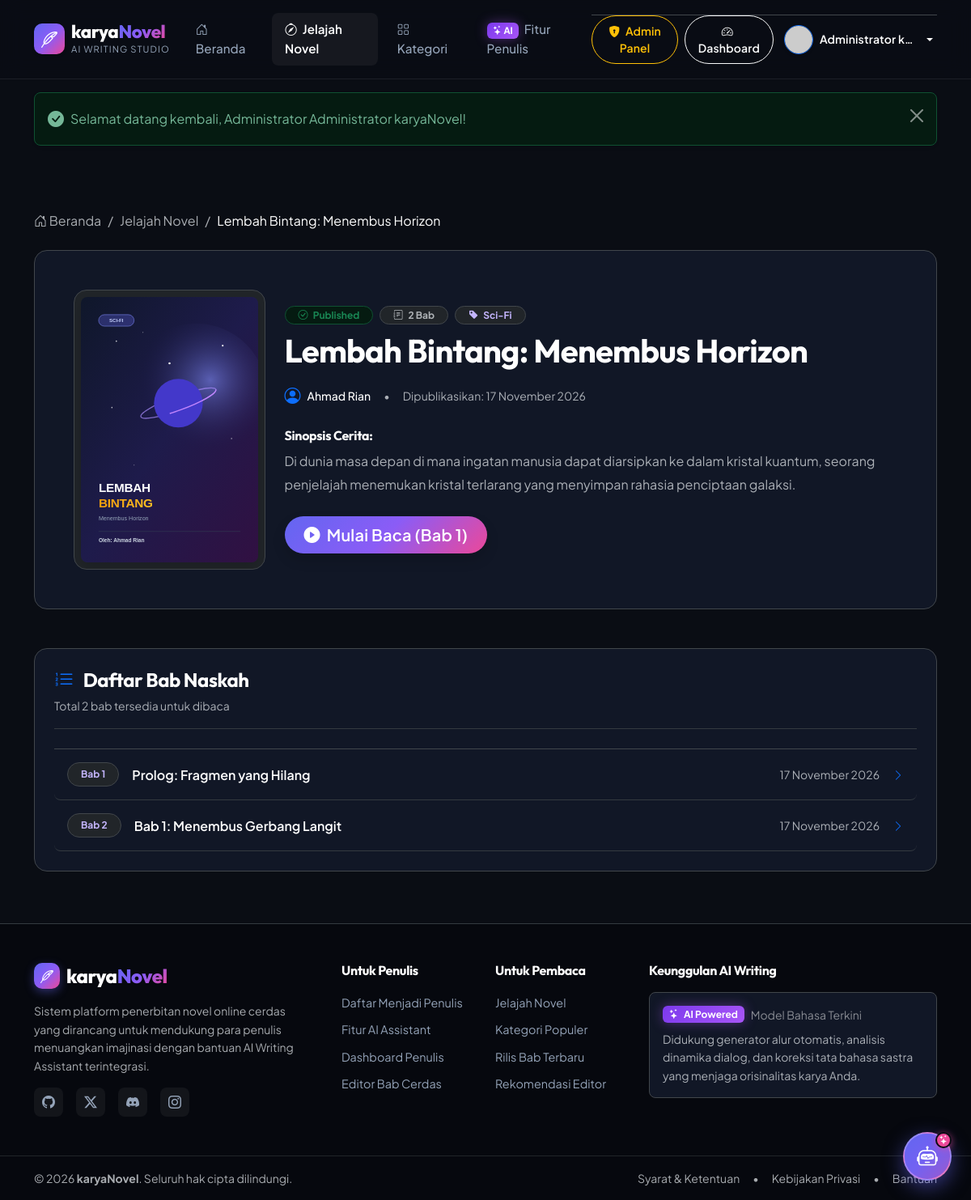
/novel/detail/1 (signed in), run on the app's committed database.
### tables this page shows
CREATE TABLE `novels` (
    `id` INT AUTO_INCREMENT PRIMARY KEY,
    `user_id` INT NOT NULL,
    `title` VARCHAR(200) NOT NULL,
    `synopsis` TEXT NOT NULL,
    `genre` VARCHAR(100) NOT NULL,
    `cover` VARCHAR(255) NULL,
    `status` ENUM('draft', 'published') DEFAULT 'draft',
    `created_at` TIMESTAMP DEFAULT CURRENT_TIMESTAMP,
    `updated_at` TIMESTAMP DEFAULT CURRENT_TIMESTAMP ON UPDATE CURRENT_TIMESTAMP,
    CONSTRAINT `fk_novels_user` FOREIGN KEY (`user_id`) REFERENCES `users` (`id`) ON DELETE CASCADE,
    INDEX `idx_novels_user_id` (`user_id`),
    INDEX `idx_novels_status` (`status`),
    INDEX `idx_novels_genre` (`genre`)
);

CREATE TABLE `users` (
    `id` INT AUTO_INCREMENT PRIMARY KEY,
    `name` VARCHAR(100) NOT NULL,
    `email` VARCHAR(150) NOT NULL UNIQUE,
    `phone` VARCHAR(25) NULL,
    `password` VARCHAR(255) NOT NULL,
    `otp_code` VARCHAR(10) NULL,
    `otp_expiry` DATETIME NULL,
    `is_verified` TINYINT(1) DEFAULT 1,
    `role` ENUM('pembaca', 'penulis', 'admin', 'user') DEFAULT 'pembaca',
    `created_at` TIMESTAMP DEFAULT CURRENT_TIMESTAMP,
    `updated_at` TIMESTAMP DEFAULT CURRENT_TIMESTAMP ON UPDATE CURRENT_TIMESTAMP,
    INDEX `idx_users_email` (`email`),
    INDEX `idx_users_phone` (`phone`),
    INDEX `idx_users_role` (`role`)
);

CREATE TABLE `chapters` (
    `id` INT AUTO_INCREMENT PRIMARY KEY,
    `novel_id` INT NOT NULL,
    `title` VARCHAR(200) NOT NULL,
    `content` LONGTEXT NOT NULL,
    `chapter_order` INT NOT NULL DEFAULT 1,
    `status` ENUM('draft', 'published') DEFAULT 'draft',
    `created_at` TIMESTAMP DEFAULT CURRENT_TIMESTAMP,
    `updated_at` TIMESTAMP DEFAULT CURRENT_TIMESTAMP ON UPDATE CURRENT_TIMESTAMP,
    CONSTRAINT `fk_chapters_novel` FOREIGN KEY (`novel_id`) REFERENCES `novels` (`id`) ON DELETE CASCADE,
    INDEX `idx_chapters_novel_order` (`novel_id`, `chapter_order`),
    INDEX `idx_chapters_status` (`status`)
);

### app/controllers/NovelController.php (called while the page is built, shortened)
<?php
class NovelController extends Controller {
    private Novel $novelModel;
    private Chapter $chapterModel;
    public function __construct() {
        $this->novelModel = $this->model('Novel');
        $this->chapterModel = $this->model('Chapter');
    }
    public function detail($id = null): void {
        $novel = $this->novelModel->getWithAuthor((int)$id);
        $currentUser = Session::user();
        $isAuthor = ($currentUser && $novel && (int)$currentUser['id'] === (int)$novel['user_id']);
        $chapters = $this->chapterModel->getByNovel((int)$id, 'published');
        $data = [
            'pageTitle' => sanitize($novel['title']) . ' - karyaNovel',
            'novel' => $novel,
            'chapters' => $chapters,
            'isAuthor' => $isAuthor,
            'user' => $currentUser
        ];
        $this->view('novel/detail', $data, 'main');
    }
}

### app/core/App.php (called while the page is built, shortened)
<?php
class App {
    protected string $method = DEFAULT_METHOD;
    protected array $params = [];
    public function __construct() {
        $url = $this->parseUrl();
        if (!empty($url[0])) {
            $rawController = ucfirst($url[0]);
            $controllerName = $rawController . 'Controller';
            $controllerFile = APPROOT . DIRECTORY_SEPARATOR . 'controllers' . DIRECTORY_SEPARATOR . $controllerName . '.php';
            if (file_exists($controllerFile)) {
                unset($url[0]);
            } else {
                $this->renderNotFound("Halaman tidak ditemukan.");
                return;
            }
        }
        $this->controller = new $this->controller;
        $httpMethod = strtoupper($_SERVER['REQUEST_METHOD'] ?? 'GET');
        if (isset($url[1])) {
            if (is_numeric($url[1])) {
                $resourceId = (int)$url[1];
                unset($url[1]);
                if (isset($url[2]) && in_array(strtolower($url[2]), ['edit', 'delete', 'update', 'show', 'detail', 'chapters', 'read', 'publish', 'toggle_status'])) {
                    $actionMethod = strtolower($url[2]);
                    unset($url[2]);
                    if (method_exists($this->controller, $actionMethod)) {
                        $this->method = $actionMethod;
                    }
                } else {
                    if ($httpMethod === 'DELETE') {
                        if (method_exists($this->controller, 'delete')) {
                            $this->method = 'delete';
                        }
                    } elseif (in_array($httpMethod, ['POST', 'PUT', 'PATCH'])) {
                        if (method_exists($this->controller, 'update')) {
                            $this->method = 'update';
                        } elseif (method_exists($this->controller, 'edit')) {
                            $this->method = 'edit';
                        }
                    } else {
                        if (method_exists($this->controller, 'show')) {
                            $this->method = 'show';
                        } elseif (method_exists($this->controller, 'detail')) {
                            $this->method = 'detail';
                        }
                    }
                }
                $this->params = array_merge([$resourceId], $url ? array_values($url) : []);
            } else {
                $methodName = str_replace('-', '_', $url[1]);
                if (!str_starts_with($methodName, '_') && is_callable([$this->controller, $methodName])) {
                    $reflector = new ReflectionMethod($this->controller, $methodName);
                    if ($reflector->isPublic() && !$reflector->isConstructor() && !$reflector->isDestructor()) {
                        $this->method = $methodName;
                        unset($url[1]);
                        $this->params = $url ? array_values($url) : [];
                    } else {
                        $this->renderNotFound("Aksi/Method tidak ditemukan.");
                        return;
                    }
                } else {
                    $this->renderNotFound("Aksi/Method tidak ditemukan.");
                    return;
                }
            }
        }
        call_user_func_array([$this->controller, $this->method], $this->params);
    }
    protected function parseUrl(): array {
        $rawUrl = '';
        if (isset($_GET['url'])) {
            $rawUrl = $_GET['url'];
        }
        $rawUrl = trim($rawUrl, '/');
        if (!empty($rawUrl)) {
            $sanitized = filter_var($rawUrl, FILTER_SANITIZE_URL);
            return explode('/', $sanitized);
        }
        return [];
    }
}

### index.php (called while the page is built, shortened)
<?php
require_once __DIR__ . '/app/config/config.php';
require_once APPROOT . '/helpers/helpers.php';
require_once APPROOT . '/core/Database.php';
require_once APPROOT . '/core/Model.php';
require_once APPROOT . '/core/Controller.php';
require_once APPROOT . '/core/App.php';
$app = new App();

### app/core/Database.php (called while the page is built, shortened)
<?php
class Database {
    private static ?Database $instance = null;
    private ?PDO $dbh = null;
    private $stmt;
    private function __construct() {
        $port = defined('DB_PORT') ? DB_PORT : '3306';
        $dsn = 'mysql:host=' . DB_HOST . ';port=' . $port . ';dbname=' . DB_NAME . ';charset=' . DB_CHARSET;
        $options = [
            PDO::ATTR_PERSISTENT => true,
            PDO::ATTR_ERRMODE => PDO::ERRMODE_EXCEPTION,
            PDO::ATTR_DEFAULT_FETCH_MODE => PDO::FETCH_ASSOC,
            PDO::ATTR_EMULATE_PREPARES => false
        ];
        try {
            $this->dbh = new PDO($dsn, DB_USER, DB_PASS, $options);
        } catch (PDOException $e) {
            $this->error = $e->getMessage();
            if (ENVIRONMENT === 'development') {
                error_log("Database Connection Error: " . $this->error);
            }
        }
    }
    public static function getInstance(): Database {
        if (self::$instance === null) {
            self::$instance = new self();
        }
        return self::$instance;
    }
    public function query(string $sql): self {
        $this->stmt = $this->dbh->prepare($sql);
        return $this;
    }
    public function bind($param, $value, $type = null): self {
        if (is_null($type)) {
            $type = match (true) {
                is_int($value) => PDO::PARAM_INT,
                is_bool($value) => PDO::PARAM_BOOL,
                is_null($value) => PDO::PARAM_NULL,
                default => PDO::PARAM_STR
            };
        }
        $this->stmt->bindValue($param, $value, $type);
        return $this;
    }
    public function execute(): bool {
        return $this->stmt->execute();
    }
    public function resultSet(): array {
        $this->execute();
        return $this->stmt->fetchAll();
    }
    public function single() {
        $this->execute();
        return $this->stmt->fetch();
    }
}

### app/core/Model.php (called while the page is built, shortened)
<?php
abstract class Model {
    public function __construct() {
        $this->db = Database::getInstance();
    }
}

### app/models/Novel.php (called while the page is built, shortened)
<?php
class Novel extends Model {
    public function getWithAuthor(int $id): ?array {
        $this->db->query("
            SELECT n.*, u.name as author_name, u.email as author_email,
                   (SELECT COUNT(*) FROM chapters c WHERE c.novel_id = n.id AND c.status = 'published') as total_chapters,
                   (SELECT COUNT(*) FROM chapters c WHERE c.novel_id = n.id) as all_chapters_count
            FROM novels n
            JOIN users u ON n.user_id = u.id
            WHERE n.id = :id
            LIMIT 1
        ");
        $this->db->bind(':id', $id, PDO::PARAM_INT);
        $result = $this->db->single();
        return $result ?: null;
    }
}

### app/models/Chapter.php (called while the page is built, shortened)
<?php
class Chapter extends Model {
    public function getByNovel(int $novelId, ?string $status = null): array {
        $sql = "SELECT * FROM chapters WHERE novel_id = :novel_id";
        if ($status) {
            $sql .= " AND status = :status";
}
        $sql .= " ORDER BY chapter_order ASC, id ASC";
        $this->db->query($sql);
        $this->db->bind(':novel_id', $novelId, PDO::PARAM_INT);
        if ($status) {
            $this->db->bind(':status', $status);
}
        return $this->db->resultSet();
}
}

### app/views/novel/detail.php (the view, shortened to what this page needs)
<section class="py-5">
    <div class="container py-lg-3">
        <nav aria-label="breadcrumb" class="mb-4">
            <ol class="breadcrumb">
                <li class="breadcrumb-item"><a href="<?= base_url(); ?>" class="text-muted text-decoration-none"><i class="bi bi-house-door"></i> Beranda</a></li>
                <li class="breadcrumb-item"><a href="<?= base_url('novel'); ?>" class="text-muted text-decoration-none">Jelajah Novel</a></li>
                <li class="breadcrumb-item active text-white" aria-current="page"><?= sanitize($novel['title']); ?></li>
            </ol>
        </nav>
        <div class="card bg-card-dark rounded-4 p-4 p-lg-5 border border-secondary-subtle mb-5">
            <div class="row g-4 align-items-center">
                <?php $coverUrl = novel_cover_url($novel['cover'] ?? null); ?>
                <div class="col-md-4 col-lg-3 text-center">
                    <?php if ($coverUrl): ?>
                        <div class="novel-cover-detail rounded-4 overflow-hidden border border-secondary-subtle p-2 d-flex flex-column align-items-center justify-content-center bg-dark" style="min-height: 280px; max-height: 380px;">
                            <img src="<?= $coverUrl; ?>" alt="<?= sanitize($novel['title']); ?>" class="w-100 h-100 object-fit-cover rounded-3 shadow">
                        </div>
                    <?php endif; ?>
                </div>
                <div class="col-md-8 col-lg-9">
                    <div class="d-flex flex-wrap align-items-center gap-2 mb-2">
                        <span class="badge bg-success-subtle text-success border border-success-subtle rounded-pill px-3 py-1">
                            <i class="bi bi-check-circle me-1"></i> <?= ucfirst($novel['status']); ?>
                        </span>
                        <span class="badge bg-dark text-muted border border-secondary-subtle px-3 py-1 rounded-pill">
                            <i class="bi bi-journal-text me-1"></i> <?= $novel['total_chapters']; ?> Bab
                        </span>
                        <span class="badge bg-dark border border-secondary-subtle text-purple-light px-3 py-1 rounded-pill">
                            <i class="bi bi-tag-fill me-1"></i> <?= sanitize($novel['genre']); ?>
                        </span>
                    </div>
                    <h1 class="display-6 fw-bold text-white mb-3"><?= sanitize($novel['title']); ?></h1>
                    <div class="d-flex align-items-center gap-3 mb-4 text-muted small">
                        <div class="d-flex align-items-center gap-2">
                            <i class="bi bi-person-circle text-primary fs-5"></i>
                            <span class="text-white fw-medium"><?= sanitize($novel['author_name']); ?></span>
                        </div>
                        <span>•</span>
                        <span>Dipublikasikan: <?= format_date($novel['created_at']); ?></span>
                    </div>
                    <h6 class="text-white fw-bold mb-2">Sinopsis Cerita:</h6>
                    <p class="text-muted mb-4" style="line-height: 1.8;">
                        <?= nl2br(sanitize($novel['synopsis'])); ?>
                    </p>
                    <?php if (!empty($chapters)): ?>
                        <a href="<?= base_url('novels/' . $novel['id'] . '/read/' . $chapters[0]['id']); ?>" class="btn btn-primary-gradient btn-lg rounded-pill px-4 d-inline-flex align-items-center gap-2 shadow">
                            <i class="bi bi-play-circle-fill"></i> Mulai Baca (Bab 1)
                        </a>
                    <?php endif; ?>
                </div>
            </div>
        </div>
        <div class="card bg-card-dark rounded-4 p-4 border border-secondary-subtle">
            <div class="d-flex justify-content-between align-items-center mb-4 pb-3 border-bottom border-dark-subtle">
                <div>
                    <h4 class="fw-bold text-white mb-1"><i class="bi bi-list-ol text-primary me-2"></i> Daftar Bab Naskah</h4>
                    <span class="text-muted small">Total <?= count($chapters); ?> bab tersedia untuk dibaca</span>
                </div>
            </div>
            <?php if (empty($chapters)): ?>
                <div class="text-center py-5 text-muted">
                    <i class="bi bi-file-earmark-text fs-1 mb-2 d-block"></i>
                    <p class="mb-0">Belum ada bab yang dipublikasikan untuk novel ini.</p>
                </div>
            <?php else: ?>
                <div class="list-group list-group-flush">
                    <?php foreach ($chapters as $chapter): ?>
                        <a href="<?= base_url('novels/' . $novel['id'] . '/read/' . $chapter['id']); ?>" class="list-group-item list-group-item-action bg-transparent text-white d-flex justify-content-between align-items-center py-3 px-3 rounded-3 border-0 border-bottom border-dark-subtle hover-bg-dark">
                            <div class="d-flex align-items-center gap-3">
                                <span class="badge bg-dark border border-secondary-subtle text-purple-light rounded-pill px-3 py-2">
                                    Bab <?= $chapter['chapter_order']; ?>
                                </span>
                                <span class="fw-semibold"><?= sanitize($chapter['title']); ?></span>
                            </div>
                            <div class="d-flex align-items-center gap-3 text-muted small">
                                <span><?= format_date($chapter['created_at']); ?></span>
                                <i class="bi bi-chevron-right text-primary"></i>
                            </div>
                        </a>
                    <?php endforeach; ?>
                </div>
            <?php endif; ?>
        </div>
    </div>
</section>

### data on the page
novels: title "Lembah Bintang: Menembus Horizon", cover (picture), status "Published", genre "Sci-Fi", user.name "Ahmad Rian", created_at "17 November 2026", synopsis "Di dunia masa depan di mana ingatan manusia dapat diarsipkan ke dalam kristal kuantum, seorang penjelajah menemukan kristal terlarang yang menyimpan rahasia penciptaan galaksi."
chapters: chapter_order "1", title "Prolog: Fragmen yang Hilang", created_at "17 November 2026"
chapters: chapter_order "2", title "Bab 1: Menembus Gerbang Langit", created_at "17 November 2026"

### other printed values
$currentUser['name'] "Administrator k…"
$safeMessage "Selamat datang kembali, Administrator Administrator karyaNovel!"
$novel['total_chapters'] "2"
count($chapters) "2"
